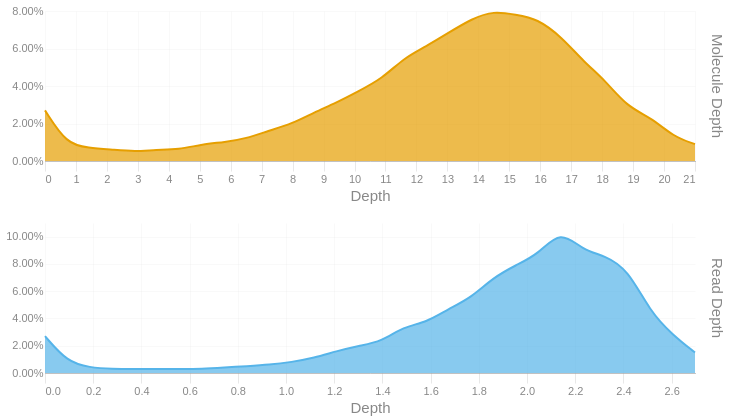

This figure's notebook cell:
### Code cell
readdep = depth_hist(tb['Read Depth'], q99, 3)
readdep = readdep.with_columns(pl.lit('Read Depth').alias('Metric'))
if not SKIPLR:
    moldep = depth_hist(tb['Molecule Depth'], mol_q99, 1)
    moldep = moldep.with_columns(pl.lit('Molecule Depth').alias('Metric'))
    _hist = pl.concat([readdep, moldep])
    _hist = _hist.filter(pl.col('Proportion') != 0)
    with SafeRender(_hist):
        (
            alt.Chart(_hist)        
            .mark_area(interpolate = "basis")
            .encode(
                x=alt.X('Bin:Q').scale(domainMin=0).axis(alt.Axis(title='Depth')),
                y = alt.Y('Proportion:Q', title = None).axis(format = '.2%'),
                color = alt.Color('Metric:N').legend(None),
                row = alt.Row("Metric:N").header(title = None, labelOrient = 'right'),
                tooltip = [
                    alt.Tooltip("Metric:N", title = "Metric"),
                    alt.Tooltip('Interval:N', title = "Depth Interval"),
                    alt.Tooltip('Proportion:Q', title = "% Alignments").format('.2%')
                ]
            )
            .resolve_scale(x='independent', y='independent')
            .properties(
                height = 150, width = 650,
                usermeta={'embedOptions': {'downloadFileName': f'{samplename}.depth.hist'}}
            )
        ).display()
else:
    readdep = readdep.filter(pl.col('Proportion') != 0)
    with SafeRender(readdep):
        (
            alt.Chart(readdep)        
            .mark_area(interpolate = "basis")
            .encode(
                x=alt.X('Bin:Q').scale(domainMin=0).axis(alt.Axis(title='Depth')),
                y = alt.Y('Proportion:Q', title = None).axis(format = '.2%'),
                tooltip = [
                    alt.Tooltip('Interval:N', title = "Depth Interval"),
                    alt.Tooltip('Proportion:Q', title = "% Alignments").format('.2%')
                ]
            )
            .properties(
                usermeta={'embedOptions': {'downloadFileName': f'{samplename}.depth.hist'}}
            )
        ).display()

### Figure 1 — Vega-Lite specification as saved in the notebook (floating-point values rounded to 4 significant figures)
{"width": 650, "height": 150, "config": {"title": {"anchor": "start", "dy": -15, "fontSize": 18, "color": "#888888", "subtitleColor": "#888888", "subtitleFontSize": 14}, "arc": {"fill": "#0072B2"}, "axis": {"domainColor": "#888888", "domainWidth": 0.5, "gridWidth": 0.2, "grid": false, "titleFontWeight": 400, "titleFontSize": 15, "labelFontSize": 11, "labelColor": "#888888", "tickColor": "#888888", "tickWidth": 0.2, "titleColor": "#888888"}, "axisBand": {"grid": false}, "axisX": {"grid": true, "tickSize": 10, "domainCap": "round"}, "axisY": {"domain": false, "grid": true, "tickSize": 0, "domainCap": "round"}, "background": "transparent", "header": {"labelFontSize": 15, "labelColor": "#888888", "titleFontSize": 15, "titleFontWeight": 600, "titleColor": "#888888"}, "legend": {"labelFont": "sans-serif", "labelFontSize": 12, "labelColor": "#888888", "symbolSize": 100, "symbolType": "circle", "titleFontSize": 12, "titlePadding": 10, "titleColor": "#888888", "title": null}, "range": {"category": ["#E69F00", "#56B4E9", "#009E73", "#F0E442", "#0072B2", "#D55E00", "#CC79A7", "#000000"], "diverging": ["#cfe8f3", "#a2d4ec", "#73bfe2", "#46abdb", "#1696d2", "#12719e"]}, "area": {"fill": "#0072B2", "fillOpacity": 0.7, "line": true, "strokeOpacity": 0.7}, "line": {"color": "#0072B2", "stroke": "#0072B2", "strokeWidth": 2}, "trail": {"color": "#0072B2", "stroke": "#0072B2", "strokeWidth": 0, "size": 1}, "point": {"filled": true, "fillOpacity": 1.0, "size": 95}, "text": {"color": "#888888", "fontSize": 11, "align": "right", "fontWeight": 400, "size": 11}, "bar": {"fill": "#0072B2", "stroke": null}, "view": {"stroke": null, "continuousWidth": 660, "continuousHeight": 400}}, "data": {"name": "data-2dd6bf7afd202ee00240ba102e7dabb2"}, "mark": {"type": "area", "interpolate": "basis"}, "encoding": {"color": {"field": "Metric", "legend": null, "type": "nominal"}, "row": {"field": "Metric", "header": {"title": null, "labelOrient": "right"}, "type": "nominal"}, "tooltip": [{"field": "Metric", "title": "Metric", "type": "nominal"}, {"field": "Interval", "title": "Depth Interval", "type": "nominal"}, {"field": "Proportion", "format": ".2%", "title": "% Alignments", "type": "quantitative"}], "x": {"axis": {"title": "Depth"}, "field": "Bin", "scale": {"domainMin": 0}, "type": "quantitative"}, "y": {"axis": {"format": ".2%"}, "field": "Proportion", "title": null, "type": "quantitative"}}, "resolve": {"scale": {"x": "independent", "y": "independent"}}, "usermeta": {"embedOptions": {"downloadFileName": "S6_Musquodoboit_1550.depth.hist"}}, "$schema": "https://vega.github.io/schema/vega-lite/v6.1.0.json", "datasets": {"data-2dd6bf7afd202ee00240ba102e7dabb2": [{"Bin": 0.0, "Interval": "0.0-0.093", "Proportion": 0.027, "Metric": "Read Depth"}, {"Bin": 0.093, "Interval": "0.093-0.186", "Proportion": 0.008, "Metric": "Read Depth"}, {"Bin": 0.186, "Interval": "0.186-0.279", "Proportion": 0.004, "Metric": "Read Depth"}, {"Bin": 0.279, "Interval": "0.279-0.372", "Proportion": 0.003, "Metric": "Read Depth"}, {"Bin": 0.372, "Interval": "0.372-0.465", "Proportion": 0.003, "Metric": "Read Depth"}, {"Bin": 0.465, "Interval": "0.465-0.558", "Proportion": 0.003, "Metric": "Read Depth"}, {"Bin": 0.558, "Interval": "0.558-0.651", "Proportion": 0.003, "Metric": "Read Depth"}, {"Bin": 0.651, "Interval": "0.651-0.744", "Proportion": 0.003, "Metric": "Read Depth"}, {"Bin": 0.744, "Interval": "0.744-0.837", "Proportion": 0.004, "Metric": "Read Depth"}, {"Bin": 0.837, "Interval": "0.837-0.93", "Proportion": 0.005, "Metric": "Read Depth"}, {"Bin": 0.93, "Interval": "0.93-1.023", "Proportion": 0.006, "Metric": "Read Depth"}, {"Bin": 1.023, "Interval": "1.023-1.116", "Proportion": 0.008, "Metric": "Read Depth"}, {"Bin": 1.116, "Interval": "1.116-1.209", "Proportion": 0.011, "Metric": "Read Depth"}, {"Bin": 1.209, "Interval": "1.209-1.302", "Proportion": 0.016, "Metric": "Read Depth"}, {"Bin": 1.302, "Interval": "1.302-1.395", "Proportion": 0.02, "Metric": "Read Depth"}, {"Bin": 1.395, "Interval": "1.395-1.488", "Proportion": 0.023, "Metric": "Read Depth"}, {"Bin": 1.488, "Interval": "1.488-1.581", "Proportion": 0.034, "Metric": "Read Depth"}, {"Bin": 1.581, "Interval": "1.581-1.674", "Proportion": 0.037, "Metric": "Read Depth"}, {"Bin": 1.674, "Interval": "1.674-1.767", "Proportion": 0.047, "Metric": "Read Depth"}, {"Bin": 1.767, "Interval": "1.767-1.86", "Proportion": 0.055, "Metric": "Read Depth"}, {"Bin": 1.86, "Interval": "1.86-1.953", "Proportion": 0.07, "Metric": "Read Depth"}, {"Bin": 1.953, "Interval": "1.953-2.046", "Proportion": 0.079, "Metric": "Read Depth"}, {"Bin": 2.046, "Interval": "2.046-2.139", "Proportion": 0.087, "Metric": "Read Depth"}, {"Bin": 2.139, "Interval": "2.139-2.232", "Proportion": 0.105, "Metric": "Read Depth"}, {"Bin": 2.232, "Interval": "2.232-2.325", "Proportion": 0.09, "Metric": "Read Depth"}, {"Bin": 2.325, "Interval": "2.325-2.418", "Proportion": 0.086, "Metric": "Read Depth"}, {"Bin": 2.418, "Interval": "2.418-2.511", "Proportion": 0.076, "Metric": "Read Depth"}, {"Bin": 2.511, "Interval": "2.511-2.604", "Proportion": 0.045, "Metric": "Read Depth"}, {"Bin": 2.604, "Interval": "2.604-2.697", "Proportion": 0.028, "Metric": "Read Depth"}, {"Bin": 2.697, "Interval": "2.697-2.79", "Proportion": 0.015, "Metric": "Read Depth"}, {"Bin": 0.0, "Interval": "0.0-0.7", "Proportion": 0.027, "Metric": "Molecule Depth"}, {"Bin": 0.7, "Interval": "0.7-1.4", "Proportion": 0.009, "Metric": "Molecule Depth"}, {"Bin": 1.4, "Interval": "1.4-2.2", "Proportion": 0.007, "Metric": "Molecule Depth"}, {"Bin": 2.2, "Interval": "2.2-2.9", "Proportion": 0.006, "Metric": "Molecule Depth"}, {"Bin": 2.9, "Interval": "2.9-3.6", "Proportion": 0.005, "Metric": "Molecule Depth"}, {"Bin": 3.6, "Interval": "3.6-4.3", "Proportion": 0.006, "Metric": "Molecule Depth"}, {"Bin": 4.3, "Interval": "4.3-5.1", "Proportion": 0.006, "Metric": "Molecule Depth"}, {"Bin": 5.1, "Interval": "5.1-5.8", "Proportion": 0.009, "Metric": "Molecule Depth"}, {"Bin": 5.8, "Interval": "5.8-6.5", "Proportion": 0.01, "Metric": "Molecule Depth"}, {"Bin": 6.5, "Interval": "6.5-7.2", "Proportion": 0.012, "Metric": "Molecule Depth"}, {"Bin": 7.2, "Interval": "7.2-8.0", "Proportion": 0.016, "Metric": "Molecule Depth"}, {"Bin": 8.0, "Interval": "8.0-8.7", "Proportion": 0.02, "Metric": "Molecule Depth"}, {"Bin": 8.7, "Interval": "8.7-9.4", "Proportion": 0.026, "Metric": "Molecule Depth"}, {"Bin": 9.4, "Interval": "9.4-10.1", "Proportion": 0.031, "Metric": "Molecule Depth"}, {"Bin": 10.1, "Interval": "10.1-10.9", "Proportion": 0.037, "Metric": "Molecule Depth"}, {"Bin": 10.9, "Interval": "10.9-11.6", "Proportion": 0.044, "Metric": "Molecule Depth"}, {"Bin": 11.6, "Interval": "11.6-12.3", "Proportion": 0.055, "Metric": "Molecule Depth"}, {"Bin": 12.3, "Interval": "12.3-13.0", "Proportion": 0.061, "Metric": "Molecule Depth"}, {"Bin": 13.0, "Interval": "13.0-13.8", "Proportion": 0.068, "Metric": "Molecule Depth"}, {"Bin": 13.8, "Interval": "13.8-14.5", "Proportion": 0.076, "Metric": "Molecule Depth"}, {"Bin": 14.5, "Interval": "14.5-15.2", "Proportion": 0.08, "Metric": "Molecule Depth"}, {"Bin": 15.2, "Interval": "15.2-15.9", "Proportion": 0.078, "Metric": "Molecule Depth"}, {"Bin": 15.9, "Interval": "15.9-16.7", "Proportion": 0.076, "Metric": "Molecule Depth"}, {"Bin": 16.7, "Interval": "16.7-17.4", "Proportion": 0.066, "Metric": "Molecule Depth"}, {"Bin": 17.4, "Interval": "17.4-18.1", "Proportion": 0.053, "Metric": "Molecule Depth"}, {"Bin": 18.1, "Interval": "18.1-18.8", "Proportion": 0.043, "Metric": "Molecule Depth"}, {"Bin": 18.8, "Interval": "18.8-19.6", "Proportion": 0.029, "Metric": "Molecule Depth"}, {"Bin": 19.6, "Interval": "19.6-20.3", "Proportion": 0.023, "Metric": "Molecule Depth"}, {"Bin": 20.3, "Interval": "20.3-21.0", "Proportion": 0.013, "Metric": "Molecule Depth"}, {"Bin": 21.0, "Interval": "21.0-21.73", "Proportion": 0.009, "Metric": "Molecule Depth"}]}}
